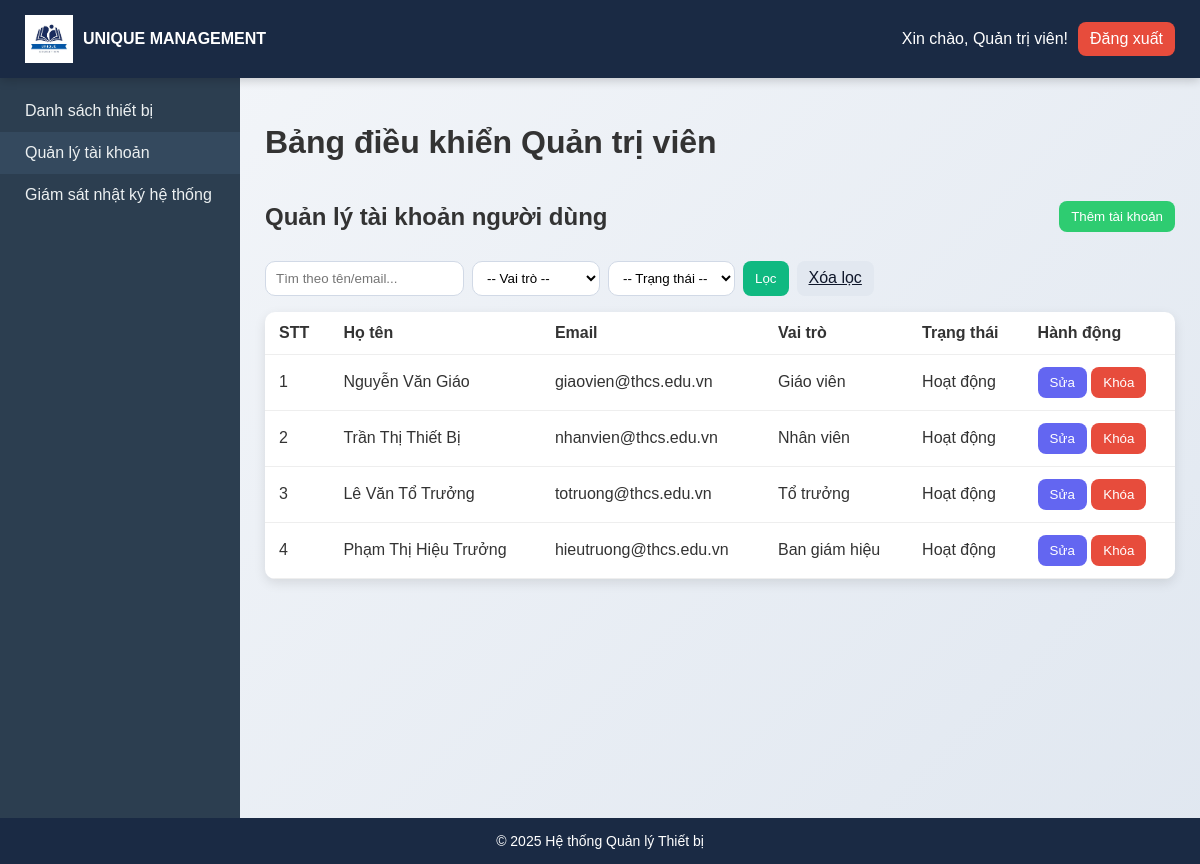
The page /views/quan-tri-vien.php?tab=ql-nguoi-dung (signed in) on the database its author committed.
### tables this page shows
CREATE TABLE `nguoidung` (
  `maND` int(11) NOT NULL,
  `hoTen` varchar(100) NOT NULL,
  `email` varchar(150) DEFAULT NULL,
  `maVT` int(11) NOT NULL
);

CREATE TABLE `vaitro` (
  `maVT` int(11) NOT NULL,
  `tenVT` varchar(50) NOT NULL
);

CREATE TABLE `taikhoan` (
  `username` varchar(50) NOT NULL,
  `password` varchar(50) NOT NULL,
  `trangThai` enum('Hoạt động','Khoá') DEFAULT 'Hoạt động',
  `maND` int(11) DEFAULT NULL
);

### models/YN_TaiKhoan.php (called while the page is built, shortened)
<?php
require_once __DIR__ . '/QT_Database.php';
class YN_TaiKhoan
{
    protected $con;
    public function __construct()
    {
        $this->db = new Database();
        $this->con = $this->db->getConnection();
    }
    public function searchNguoiDung($filters = [])
    {
        $sql = "
            SELECT
                nd.maND,
                nd.hoTen,
                nd.email,
                nd.maVT,
                vt.tenVT,
                tk.username,
                tk.password,
                tk.trangThai
            FROM nguoidung nd
            LEFT JOIN vaitro vt ON nd.maVT = vt.maVT
            LEFT JOIN taikhoan tk ON tk.maND = nd.maND
            WHERE nd.maVT != 1
        ";
        $sql .= " ORDER BY nd.maND ASC";
        $stmt = $this->con->prepare($sql);
        $stmt->execute();
        $result = $stmt->get_result();
        $data = [];
        while ($row = $result->fetch_assoc()) {
            $data[] = $row;
        }
        return $data;
    }
}

### models/QT_Database.php (called while the page is built, shortened)
<?php
class Database
{
    private $host = 'localhost';
    private $db_name = 'qltb';
    private $username = 'root';
    private $password = '';
    public function getConnection()
    {
        $this->conn = null;
        try {
            $this->conn = new mysqli($this->host, $this->username, $this->password, $this->db_name);
            $this->conn->set_charset("utf8mb4");
        } catch (mysqli_sql_exception $exception) {
            echo "Lỗi kết nối: " . $exception->getMessage();
        }
        return $this->conn;
    }
}

### controllers/YN_TaiKhoanController.php (called while the page is built, shortened)
<?php
require_once __DIR__ . '/../models/YN_TaiKhoan.php';
class YN_TaiKhoanController extends YN_TaiKhoan
{
    public function getDanhSachNguoiDung($filters = [])
    {
        return $this->searchNguoiDung($filters);
    }
}

### views/pages_quan-tri-vien/ql-nguoi-dung.php (the view, shortened to what this page needs)
<?php
$filters = [
    'tuKhoa' => $_GET['tuKhoa'] ?? '',
    'maVT' => $_GET['maVT'] ?? '',
    'trangThai' => $_GET['trangThai'] ?? ''
];
$nguoiDungs = $n->getDanhSachNguoiDung($filters);
?>
<section id="ql-nguoi-dung" class="trang-an"
    <?php echo ($active_tab != 'ql-nguoi-dung') ? 'style="display:none;"' : ''; ?>>
    <div class="hang-cta">
        <h2>Quản lý tài khoản người dùng</h2>
        <button id="nut-them-nguoi-dung" class="nut-them">Thêm tài khoản</button>
    </div>
    <form method="get" class="bo-loc">
        <input name="tuKhoa" placeholder="Tìm theo tên/email..." value="<?= htmlspecialchars($filters['tuKhoa']) ?>">
        <select name="maVT">
            <option value="">-- Vai trò --</option>
        </select>
        <select name="trangThai">
            <option value="">-- Trạng thái --</option>
        </select>
        <button type="submit" class="btn-primary">Lọc</button>
        <a href="?tab=ql-nguoi-dung" class="btn-secondary">Xóa lọc</a>
    </form>
    <table>
        <thead>
            <tr>
                <th>STT</th>
                <th>Họ tên</th>
                <th>Email</th>
                <th>Vai trò</th>
                <th>Trạng thái</th>
                <th>Hành động</th>
            </tr>
        </thead>
        <tbody id="bang-nguoi-dung">
            <?php if (empty($nguoiDungs)): ?>
            <tr>
                <td colspan="6">Không có tài khoản phù hợp</td>
            </tr>
            <?php else: ?>
            <?php foreach ($nguoiDungs as $i => $row): ?>
            <tr>
                <td><?= $i + 1 ?></td>
                <td><?= htmlspecialchars($row['hoTen'], ENT_QUOTES, 'UTF-8') ?></td>
                <td><?= htmlspecialchars($row['email'], ENT_QUOTES, 'UTF-8') ?></td>
                <td><?= htmlspecialchars($row['tenVT'] ?? '—', ENT_QUOTES, 'UTF-8') ?></td>
                <td <?= ($row['trangThai'] == 'Khoá') ? 'style="color: red; font-weight: bold;"' : '' ?>>
                    <?= htmlspecialchars($row['trangThai'], ENT_QUOTES, 'UTF-8') ?>
                </td>
                <td class="hanh-dong">
                    <button type="button" name="sua" class="nut-sua nut-sua-nguoi-dung" data-mand="<?= $row['maND'] ?>"
                        data-hoten="<?= htmlspecialchars($row['hoTen'], ENT_QUOTES, 'UTF-8') ?>"
                        data-username="<?= htmlspecialchars($row['username'], ENT_QUOTES, 'UTF-8') ?>"
                        data-email="<?= htmlspecialchars($row['email'], ENT_QUOTES, 'UTF-8') ?>"
                        data-tenvt="<?= $row['maVT'] ?>"
                        data-trangthai="<?= htmlspecialchars($row['trangThai'], ENT_QUOTES, 'UTF-8') ?>">
                        Sửa</button>
                    <form method="post" style="display:inline;">
                        <button type="submit" name="xoa" class="nut-xoa"
                            onclick="return confirm('Bạn có chắc muốn khóa tài khoản này?')">Khóa</button>
                    </form>
                </td>
            </tr>
            <?php endforeach; ?>
            <?php endif; ?>
        </tbody>
    </table>
</section>

### views/css/main.css (style rules this page uses)
* { box-sizing: border-box; }
body { font-family: Arial, Helvetica, sans-serif; margin: 0; background: linear-gradient(135deg, #f5f7fa, #e0e7f0); color: #333; }
.trang-an { animation: fadeIn .3s ease; }
.btn-primary { background: #10b981; color: #fff; border: none; border-radius: 8px; padding: 8px 12px; cursor: pointer; transition: filter .2s, transform .15s; }
.btn-secondary { background: #e2e8f0; color: #0f172a; border: none; border-radius: 8px; padding: 8px 12px; cursor: pointer; transition: filter .2s, transform .15s; }

### views/css/quan-tri-vien.css (style rules this page uses)
* { box-sizing: border-box; }
body { font-family: Arial, Helvetica, sans-serif; margin: 0; background: linear-gradient(135deg, #f5f7fa, #e0e7f0); color: #333; }
.trang-an { animation: fadeIn .3s ease; }
.hang-cta { display: flex; gap: 10px; align-items: center; flex-wrap: wrap; margin-bottom: 6px; justify-content: space-between; }
.bo-loc { display: flex; gap: 8px; flex-wrap: wrap; margin: 10px 0; }
.bo-loc input, .bo-loc select { padding: 8px 10px; border: 1px solid #d1d9e6; border-radius: 10px; outline: none; background: #fff; }
button { padding: 8px 12px; border: none; border-radius: 8px; cursor: pointer; transition: filter .2s, transform .15s; color: #fff; }
.nut-them { background: #2ecc71; }
.nut-sua { background: #6366f1; }
.nut-xoa { background: #e74c3c; }
.btn-primary { background: #10b981; }
.btn-secondary { background: #e2e8f0; color: #0f172a; }
table { width: 100%; border-collapse: collapse; background: #fff; border-radius: 10px; margin-top: 16px; overflow: hidden; box-shadow: 0 4px 12px rgba(0, 0, 0, .1); }

### rows shown on the page
nguoidung: hoTen "Nguyễn Văn Giáo", email "giaovien@thcs.edu.vn", maVT.tenVT "Giáo viên", taikhoan.trangThai "Hoạt động"
nguoidung: hoTen "Trần Thị Thiết Bị", email "nhanvien@thcs.edu.vn", maVT.tenVT "Nhân viên", taikhoan.trangThai "Hoạt động"
nguoidung: hoTen "Lê Văn Tổ Trưởng", email "totruong@thcs.edu.vn", maVT.tenVT "Tổ trưởng", taikhoan.trangThai "Hoạt động"
nguoidung: hoTen "Phạm Thị Hiệu Trưởng", email "hieutruong@thcs.edu.vn", maVT.tenVT "Ban giám hiệu", taikhoan.trangThai "Hoạt động"

### other values the page prints
$user_name "Quản trị viên"
